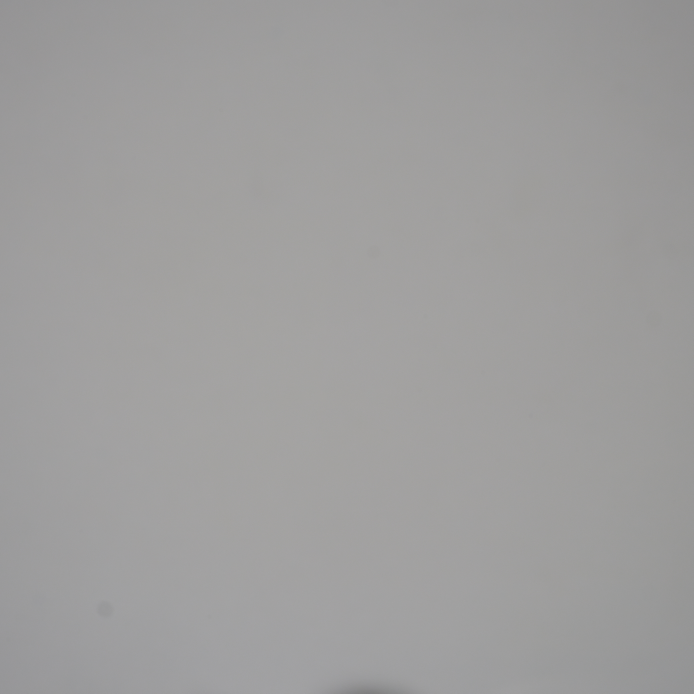
#> input picture background/sample-background.JPG, 2080 x 2080 px (shown at 1/3 size)
$ python mosaic_packed.py
#> lines starting #> are read from the running program, lines starting #| are printed output that depends on the picture
import cv2
import os
import glob
import numpy as np
import random

# Paths
img_dir = "./sample/images"
label_dir = "./sample/labels"
out_img_dir = "./result/images"
out_label_dir = "./result/labels"

custom_bg_dir = "./background/sample-background.JPG"
canvas_size = 640

os.makedirs(out_img_dir, exist_ok=True)
os.makedirs(out_label_dir, exist_ok=True)

all_images = glob.glob(os.path.join(img_dir, "*.jpg"))

def load_yolo_labels(label_path):
    boxes = []
    if os.path.exists(label_path):
        with open(label_path, "r") as f:
            for line in f:
                cls, x, y, w, h = map(float, line.strip().split())
                boxes.append([int(cls), x, y, w, h])
    return boxes

def save_yolo_labels(label_path, boxes):
    with open(label_path, "w") as f:
        for box in boxes:
            f.write(f"{box[0]} {box[1]:.6f} {box[2]:.6f} {box[3]:.6f} {box[4]:.6f}\n")

def crop_object(img, box):
    """Crop object tightly from YOLO box"""
    h, w = img.shape[:2]
    cls, x, y, bw, bh = box
    abs_x = int((x - bw/2) * w)
    abs_y = int((y - bh/2) * h)
    abs_w = int(bw * w)
    abs_h = int(bh * h)
    cropped = img[abs_y:abs_y+abs_h, abs_x:abs_x+abs_w]
    return cropped, cls

def create_packed_mosaic(idx, max_objects=30, target_objects=50):
#> called with idx = 0, max_objects = 1000, target_objects = 200
    chosen_imgs = random.sample(all_images, min(max_objects, len(all_images)))
    bg_images = glob.glob(custom_bg_dir)

    def get_background():
        if bg_images:
            bg_path = random.choice(bg_images)
            bg = cv2.imread(bg_path)
#> bg is the input picture: shape (2080, 2080, 3); mean B, G, R 157.8, 158.1, 158.8
            bg = cv2.resize(bg, (canvas_size, canvas_size))
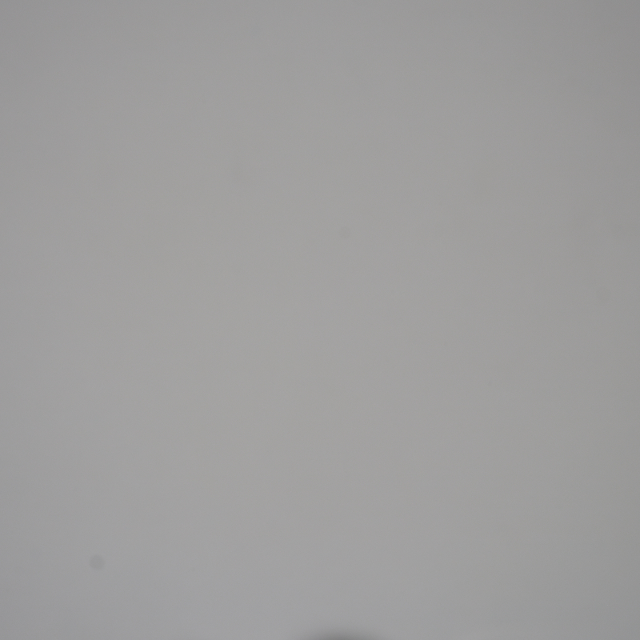
#> bg: shape (640, 640, 3); mean B, G, R 157.7, 158, 158.8
            return bg
        else:
            # fallback: white canvas if no bg found
            return np.ones((canvas_size, canvas_size, 3), dtype=np.uint8) * 255

    canvas = get_background()
    new_boxes = []

    x_cursor, y_cursor = 0, 0
    row_height = 0

    for img_path in chosen_imgs:
        lbl_path = os.path.join(label_dir, os.path.basename(img_path).replace(".jpg", ".txt"))
        img = cv2.imread(img_path)
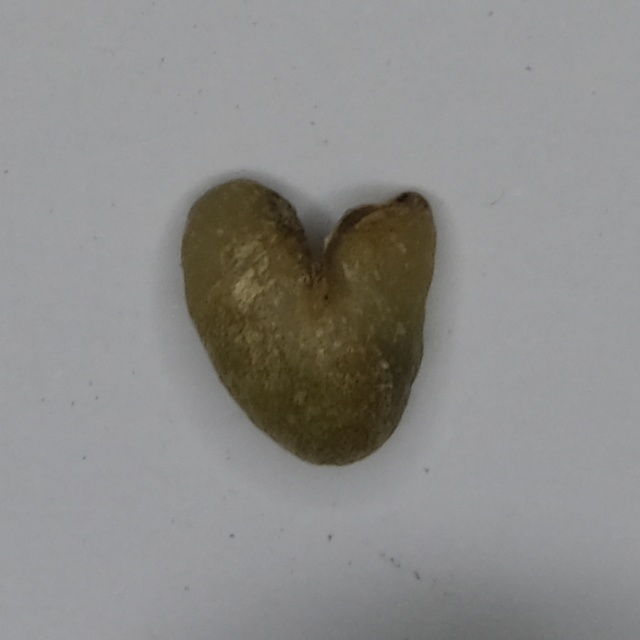
#> input picture sample/images/set10_bean50.jpg, 640 x 640 px
#> img is the input picture: shape (640, 640, 3); mean B, G, R 137.5, 139.5, 140.4
        boxes = load_yolo_labels(lbl_path)
        if not boxes:
            continue

        box = random.choice(boxes)
        obj, cls = crop_object(img, box)
        if obj.size == 0:
            continue

        h, w = obj.shape[:2]
        # --- Normalize object size ---
        scale = target_objects / max(h, w)       # make the largest side = TARGET_OBJECT
        scale *= random.uniform(0.9, 1.1)     # small random jitter
        new_w, new_h = int(w * scale), int(h * scale)
        obj_resized = cv2.resize(obj, (new_w, new_h))

        # If object doesn't fit horizontally, move to next row
        if x_cursor + new_w > canvas_size:
            x_cursor = 0
            y_cursor += row_height
            row_height = 0

        # If canvas is full, stop
        if y_cursor + new_h > canvas_size:
            break

        # Paste object
        canvas[y_cursor:y_cursor+new_h, x_cursor:x_cursor+new_w] = obj_resized

        # Label relative to canvas
        rel_x = (x_cursor + new_w/2) / canvas_size
        rel_y = (y_cursor + new_h/2) / canvas_size
        rel_bw = new_w / canvas_size
        rel_bh = new_h / canvas_size
        new_boxes.append([cls, rel_x, rel_y, rel_bw, rel_bh])

        # Update cursor
        x_cursor += new_w
        row_height = max(row_height, new_h)

    # Save outputs
    out_img_path = os.path.join(out_img_dir, f"packed_{idx}.jpg")
    out_lbl_path = os.path.join(out_label_dir, f"packed_{idx}.txt")

    cv2.imwrite(out_img_path, canvas)
    save_yolo_labels(out_lbl_path, new_boxes)

    print(f"✅ Saved {out_img_path} with {len(new_boxes)} objects")

# Progressive loop for packed mosaics
def run_packed(total=1000, step=100, start=50, decrement=10):
    """
    total      = total mosaics to generate
    step       = change parameters every this many images
    start      = initial target_objects size
    decrement  = how much to decrease target_objects each step
    """
    target_objects = start
    for i in range(total):
        # every 'step' images, increase target_objects
        if i % step == 0 and i != 0:
            target_objects -= decrement
        create_packed_mosaic(i, max_objects=1000, target_objects=target_objects)

# Example usage:
# Run 1000 packed mosaics (target objects grows: 50 → 60 → 70 …)
run_packed(total=5, step=1, start=200, decrement=30)

# # Example: Generate 10 packed mosaics
# for i in range(10):
#     create_packed_mosaic(i, max_objects=100, target_objects=85)
